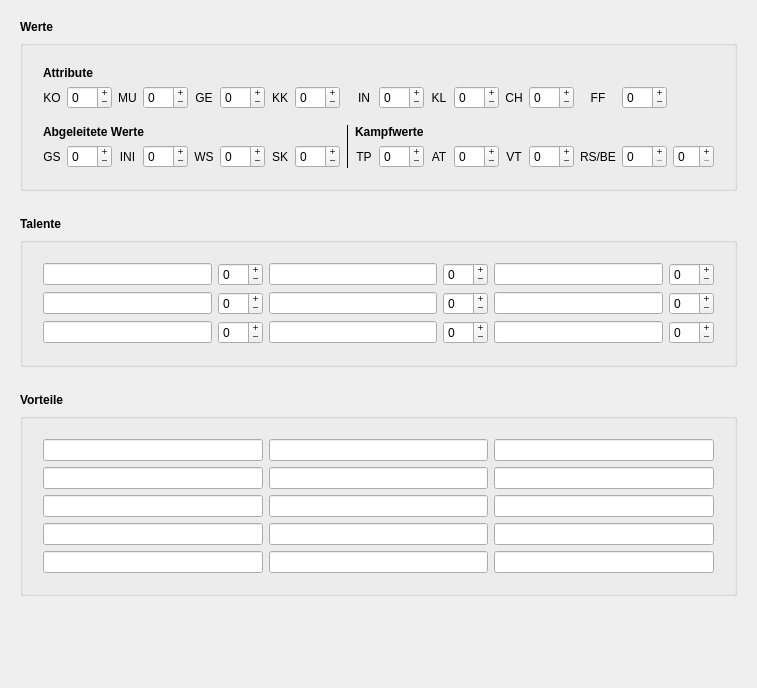
          <widget class="QWidget" name="scrollAreaWidgetContents">
           <property name="geometry">
            <rect>
             <x>0</x>
             <y>0</y>
             <width>757</width>
             <height>688</height>
            </rect>
           </property>
           <layout class="QGridLayout" name="gridLayout_3">
            <property name="leftMargin">
             <number>20</number>
            </property>
            <property name="topMargin">
             <number>20</number>
            </property>
            <property name="rightMargin">
             <number>20</number>
            </property>
            <property name="bottomMargin">
             <number>20</number>
            </property>
            <item row="11" column="0">
             <widget class="QLabel" name="label_23">
              <property name="font">
               <font>
                <bold>true</bold>
               </font>
              </property>
              <property name="text">
               <string>Vorteile</string>
              </property>
              <property name="class" stdset="0">
               <string>h2</string>
              </property>
             </widget>
            </item>
            <item row="10" column="0">
             <spacer name="verticalSpacer_7">
              <property name="orientation">
               <enum>Qt::Orientation::Vertical</enum>
              </property>
              <property name="sizeType">
               <enum>QSizePolicy::Policy::Fixed</enum>
              </property>
              <property name="sizeHint" stdset="0">
               <size>
                <width>20</width>
                <height>20</height>
               </size>
              </property>
             </spacer>
            </item>
            <item row="5" column="0">
             <widget class="QLabel" name="label_3">
              <property name="font">
               <font>
                <bold>true</bold>
               </font>
              </property>
              <property name="text">
               <string>Werte</string>
              </property>
              <property name="class" stdset="0">
               <string>h2</string>
              </property>
             </widget>
            </item>
            <item row="6" column="0" colspan="2">
             <widget class="QGroupBox" name="groupBox_4">
              <property name="title">
               <string/>
              </property>
              <layout class="QGridLayout" name="gridLayout_5">
               <property name="leftMargin">
                <number>20</number>
               </property>
               <property name="topMargin">
                <number>20</number>
               </property>
               <property name="rightMargin">
                <number>20</number>
               </property>
               <property name="bottomMargin">
                <number>20</number>
               </property>
               <item row="1" column="9">
                <widget class="QLabel" name="label_6">
                 <property name="text">
                  <string>IN</string>
                 </property>
                 <property name="alignment">
                  <set>Qt::AlignmentFlag::AlignCenter</set>
                 </property>
                </widget>
               </item>
               <item row="1" column="3">
                <widget class="QSpinBox" name="sbMU">
                 <property name="maximumSize">
                  <size>
                   <width>50</width>
                   <height>16777215</height>
                  </size>
                 </property>
                 <property name="buttonSymbols">
                  <enum>QAbstractSpinBox::ButtonSymbols::PlusMinus</enum>
                 </property>
                 <property name="minimum">
                  <number>-99</number>
                 </property>
                </widget>
               </item>
               <item row="4" column="2">
                <widget class="QLabel" name="label_25">
                 <property name="text">
                  <string>INI</string>
                 </property>
                 <property name="alignment">
                  <set>Qt::AlignmentFlag::AlignCenter</set>
                 </property>
                </widget>
               </item>
               <item row="4" column="16">
                <widget class="QSpinBox" name="sbRS">
                 <property name="maximumSize">
                  <size>
                   <width>50</width>
                   <height>16777215</height>
                  </size>
                 </property>
                 <property name="buttonSymbols">
                  <enum>QAbstractSpinBox::ButtonSymbols::PlusMinus</enum>
                 </property>
                 <property name="minimum">
                  <number>0</number>
                 </property>
                 <property name="maximum">
                  <number>99</number>
                 </property>
                </widget>
               </item>
               <item row="4" column="13">
                <widget class="QLabel" name="label_19">
                 <property name="text">
                  <string>VT</string>
                 </property>
                 <property name="alignment">
                  <set>Qt::AlignmentFlag::AlignCenter</set>
                 </property>
                </widget>
               </item>
               <item row="4" column="5">
                <widget class="QSpinBox" name="sbWS">
                 <property name="buttonSymbols">
                  <enum>QAbstractSpinBox::ButtonSymbols::PlusMinus</enum>
                 </property>
                 <property name="minimum">
                  <number>-99</number>
                 </property>
                </widget>
               </item>
               <item row="1" column="16">
                <widget class="QSpinBox" name="sbFF">
                 <property name="maximumSize">
                  <size>
                   <width>50</width>
                   <height>16777215</height>
                  </size>
                 </property>
                 <property name="buttonSymbols">
                  <enum>QAbstractSpinBox::ButtonSymbols::PlusMinus</enum>
                 </property>
                 <property name="minimum">
                  <number>-99</number>
                 </property>
                </widget>
               </item>
               <item row="1" column="1">
                <widget class="QSpinBox" name="sbKO">
                 <property name="minimumSize">
                  <size>
                   <width>0</width>
                   <height>0</height>
                  </size>
                 </property>
                 <property name="maximumSize">
                  <size>
                   <width>50</width>
                   <height>16777215</height>
                  </size>
                 </property>
                 <property name="buttonSymbols">
                  <enum>QAbstractSpinBox::ButtonSymbols::PlusMinus</enum>
                 </property>
                 <property name="minimum">
                  <number>-99</number>
                 </property>
                </widget>
               </item>
               <item row="1" column="5">
                <widget class="QSpinBox" name="sbGE">
                 <property name="maximumSize">
                  <size>
                   <width>50</width>
                   <height>16777215</height>
                  </size>
                 </property>
                 <property name="buttonSymbols">
                  <enum>QAbstractSpinBox::ButtonSymbols::PlusMinus</enum>
                 </property>
                 <property name="minimum">
                  <number>-99</number>
                 </property>
                </widget>
               </item>
               <item row="4" column="17">
                <widget class="QSpinBox" name="sbBE">
                 <property name="buttonSymbols">
                  <enum>QAbstractSpinBox::ButtonSymbols::PlusMinus</enum>
                 </property>
                </widget>
               </item>
               <item row="1" column="7">
                <widget class="QSpinBox" name="sbKK">
                 <property name="maximumSize">
                  <size>
                   <width>50</width>
                   <height>16777215</height>
                  </size>
                 </property>
                 <property name="buttonSymbols">
                  <enum>QAbstractSpinBox::ButtonSymbols::PlusMinus</enum>
                 </property>
                 <property name="minimum">
                  <number>-99</number>
                 </property>
                </widget>
               </item>
               <item row="1" column="12">
                <widget class="QSpinBox" name="sbKL">
                 <property name="maximumSize">
                  <size>
                   <width>50</width>
                   <height>16777215</height>
                  </size>
                 </property>
                 <property name="buttonSymbols">
                  <enum>QAbstractSpinBox::ButtonSymbols::PlusMinus</enum>
                 </property>
                 <property name="minimum">
                  <number>-99</number>
                 </property>
                </widget>
               </item>
               <item row="2" column="1">
                <spacer name="verticalSpacer_8">
                 <property name="orientation">
                  <enum>Qt::Orientation::Vertical</enum>
                 </property>
                 <property name="sizeType">
                  <enum>QSizePolicy::Policy::Fixed</enum>
                 </property>
                 <property name="sizeHint" stdset="0">
                  <size>
                   <width>20</width>
                   <height>10</height>
                  </size>
                 </property>
                </spacer>
               </item>
               <item row="1" column="11">
                <widget class="QLabel" name="label_12">
                 <property name="text">
                  <string>KL</string>
                 </property>
                 <property name="alignment">
                  <set>Qt::AlignmentFlag::AlignCenter</set>
                 </property>
                </widget>
               </item>
               <item row="1" column="2">
                <widget class="QLabel" name="label_8">
                 <property name="text">
                  <string>MU</string>
                 </property>
                 <property name="alignment">
                  <set>Qt::AlignmentFlag::AlignCenter</set>
                 </property>
                </widget>
               </item>
               <item row="3" column="9" colspan="9">
                <widget class="QLabel" name="label_40">
                 <property name="font">
                  <font>
                   <bold>true</bold>
                  </font>
                 </property>
                 <property name="text">
                  <string>Kampfwerte</string>
                 </property>
                 <property name="class" stdset="0">
                  <string>h4</string>
                 </property>
                </widget>
               </item>
               <item row="4" column="14">
                <widget class="QSpinBox" name="sbVT">
                 <property name="buttonSymbols">
                  <enum>QAbstractSpinBox::ButtonSymbols::PlusMinus</enum>
                 </property>
                 <property name="minimum">
                  <number>-99</number>
                 </property>
                </widget>
               </item>
               <item row="4" column="6">
                <widget class="QLabel" name="label_27">
                 <property name="text">
                  <string>SK</string>
                 </property>
                 <property name="alignment">
                  <set>Qt::AlignmentFlag::AlignCenter</set>
                 </property>
                </widget>
               </item>
               <item row="1" column="0">
                <widget class="QLabel" name="label_5">
                 <property name="text">
                  <string>KO</string>
                 </property>
                 <property name="alignment">
                  <set>Qt::AlignmentFlag::AlignCenter</set>
                 </property>
                </widget>
               </item>
               <item row="4" column="11">
                <widget class="QLabel" name="label_16">
                 <property name="text">
                  <string>AT</string>
                 </property>
                 <property name="alignment">
                  <set>Qt::AlignmentFlag::AlignCenter</set>
                 </property>
                </widget>
               </item>
               <item row="0" column="0" colspan="17">
                <widget class="QLabel" name="label_41">
                 <property name="font">
                  <font>
                   <bold>true</bold>
                  </font>
                 </property>
                 <property name="text">
                  <string>Attribute</string>
                 </property>
                 <property name="class" stdset="0">
                  <string>h4</string>
                 </property>
                </widget>
               </item>
               <item row="4" column="12">
                <widget class="QSpinBox" name="sbAT">
                 <property name="maximumSize">
                  <size>
                   <width>50</width>
                   <height>16777215</height>
                  </size>
                 </property>
                 <property name="buttonSymbols">
                  <enum>QAbstractSpinBox::ButtonSymbols::PlusMinus</enum>
                 </property>
                 <property name="minimum">
                  <number>-99</number>
                 </property>
                </widget>
               </item>
               <item row="4" column="15">
                <widget class="QLabel" name="label_15">
                 <property name="text">
                  <string>RS/BE</string>
                 </property>
                 <property name="alignment">
                  <set>Qt::AlignmentFlag::AlignCenter</set>
                 </property>
                </widget>
               </item>
               <item row="1" column="14">
                <widget class="QSpinBox" name="sbCH">
                 <property name="maximumSize">
                  <size>
                   <width>50</width>
                   <height>16777215</height>
                  </size>
                 </property>
                 <property name="buttonSymbols">
                  <enum>QAbstractSpinBox::ButtonSymbols::PlusMinus</enum>
                 </property>
                 <property name="minimum">
                  <number>-99</number>
                 </property>
                </widget>
               </item>
               <item row="1" column="15">
                <widget class="QLabel" name="label_9">
                 <property name="text">
                  <string>FF</string>
                 </property>
                 <property name="alignment">
                  <set>Qt::AlignmentFlag::AlignCenter</set>
                 </property>
                </widget>
               </item>
               <item row="1" column="6">
                <widget class="QLabel" name="label_11">
                 <property name="text">
                  <string>KK</string>
                 </property>
                 <property name="alignment">
                  <set>Qt::AlignmentFlag::AlignCenter</set>
                 </property>
                </widget>
               </item>
               <item row="1" column="4">
                <widget class="QLabel" name="label_10">
                 <property name="text">
                  <string>GE</string>
                 </property>
                 <property name="alignment">
                  <set>Qt::AlignmentFlag::AlignCenter</set>
                 </property>
                </widget>
               </item>
               <item row="4" column="0">
                <widget class="QLabel" name="label_13">
                 <property name="text">
                  <string>GS</string>
                 </property>
                 <property name="alignment">
                  <set>Qt::AlignmentFlag::AlignCenter</set>
                 </property>
                </widget>
               </item>
               <item row="4" column="9">
                <widget class="QLabel" name="label_24">
                 <property name="text">
                  <string>TP</string>
                 </property>
                 <property name="alignment">
                  <set>Qt::AlignmentFlag::AlignCenter</set>
                 </property>
                </widget>
               </item>
               <item row="1" column="13">
                <widget class="QLabel" name="label_7">
                 <property name="text">
                  <string>CH</string>
                 </property>
                 <property name="alignment">
                  <set>Qt::AlignmentFlag::AlignCenter</set>
                 </property>
                </widget>
               </item>
               <item row="4" column="10">
                <widget class="QSpinBox" name="sbTP">
                 <property name="buttonSymbols">
                  <enum>QAbstractSpinBox::ButtonSymbols::PlusMinus</enum>
                 </property>
                 <property name="minimum">
                  <number>-99</number>
                 </property>
                </widget>
               </item>
               <item row="4" column="1">
                <widget class="QSpinBox" name="sbGS">
                 <property name="maximumSize">
                  <size>
                   <width>50</width>
                   <height>16777215</height>
                  </size>
                 </property>
                 <property name="buttonSymbols">
                  <enum>QAbstractSpinBox::ButtonSymbols::PlusMinus</enum>
                 </property>
                 <property name="minimum">
                  <number>-99</number>
                 </property>
                </widget>
               </item>
               <item row="4" column="4">
                <widget class="QLabel" name="label_26">
                 <property name="text">
                  <string>WS</string>
                 </property>
                 <property name="alignment">
                  <set>Qt::AlignmentFlag::AlignCenter</set>
                 </property>
                </widget>
               </item>
               <item row="1" column="10">
                <widget class="QSpinBox" name="sbIN">
                 <property name="maximumSize">
                  <size>
                   <width>50</width>
                   <height>16777215</height>
                  </size>
                 </property>
                 <property name="buttonSymbols">
                  <enum>QAbstractSpinBox::ButtonSymbols::PlusMinus</enum>
                 </property>
                 <property name="minimum">
                  <number>-99</number>
                 </property>
                </widget>
               </item>
               <item row="4" column="7">
                <widget class="QSpinBox" name="sbSK">
                 <property name="buttonSymbols">
                  <enum>QAbstractSpinBox::ButtonSymbols::PlusMinus</enum>
                 </property>
                 <property name="minimum">
                  <number>-99</number>
                 </property>
                </widget>
               </item>
               <item row="3" column="0" colspan="8">
                <widget class="QLabel" name="label_38">
                 <property name="font">
                  <font>
                   <bold>true</bold>
                  </font>
                 </property>
                 <property name="text">
                  <string>Abgeleitete Werte</string>
                 </property>
                 <property name="class" stdset="0">
                  <string>h4</string>
                 </property>
                </widget>
               </item>
               <item row="4" column="3">
                <widget class="QSpinBox" name="sbINI">
                 <property name="buttonSymbols">
                  <enum>QAbstractSpinBox::ButtonSymbols::PlusMinus</enum>
                 </property>
                 <property name="minimum">
                  <number>-99</number>
                 </property>
                </widget>
               </item>
               <item row="3" column="8" rowspan="2">
                <widget class="Line" name="line">
                 <property name="frameShadow">
                  <enum>QFrame::Shadow::Plain</enum>
                 </property>
                 <property name="orientation">
                  <enum>Qt::Orientation::Vertical</enum>
                 </property>
                </widget>
               </item>
              </layout>
             </widget>
            </item>
            <item row="7" column="0">
             <spacer name="verticalSpacer_6">
              <property name="orientation">
               <enum>Qt::Orientation::Vertical</enum>
              </property>
              <property name="sizeType">
               <enum>QSizePolicy::Policy::Fixed</enum>
              </property>
              <property name="sizeHint" stdset="0">
               <size>
                <width>20</width>
                <height>20</height>
               </size>
              </property>
             </spacer>
            </item>
            <item row="8" column="0">
             <widget class="QLabel" name="label_4">
              <property name="font">
               <font>
                <bold>true</bold>
               </font>
              </property>
              <property name="text">
               <string>Talente</string>
              </property>
              <property name="class" stdset="0">
               <string>h2</string>
              </property>
             </widget>
            </item>
            <item row="13" column="0">
             <spacer name="verticalSpacer_2">
              <property name="orientation">
               <enum>Qt::Orientation::Vertical</enum>
              </property>
              <property name="sizeHint" stdset="0">
               <size>
                <width>20</width>
                <height>0</height>
               </size>
              </property>
             </spacer>
            </item>
            <item row="12" column="0" colspan="2">
             <widget class="QGroupBox" name="groupBox_7">
              <property name="title">
               <string/>
              </property>
              <layout class="QGridLayout" name="gridLayout_2">
               <property name="leftMargin">
                <number>20</number>
               </property>
               <property name="topMargin">
                <number>20</number>
               </property>
               <property name="rightMargin">
                <number>20</number>
               </property>
               <property name="bottomMargin">
                <number>20</number>
               </property>
               <item row="1" column="1">
                <widget class="QLineEdit" name="leVorteil7"/>
               </item>
               <item row="2" column="0">
                <widget class="QLineEdit" name="leVorteil3"/>
               </item>
               <item row="0" column="0">
                <widget class="QLineEdit" name="leVorteil1"/>
               </item>
               <item row="3" column="2">
                <widget class="QLineEdit" name="leVorteil14"/>
               </item>
               <item row="1" column="0">
                <widget class="QLineEdit" name="leVorteil2"/>
               </item>
               <item row="3" column="1">
                <widget class="QLineEdit" name="leVorteil9"/>
               </item>
               <item row="1" column="2">
                <widget class="QLineEdit" name="leVorteil12"/>
               </item>
               <item row="2" column="2">
                <widget class="QLineEdit" name="leVorteil13"/>
               </item>
               <item row="2" column="1">
                <widget class="QLineEdit" name="leVorteil8"/>
               </item>
               <item row="4" column="2">
                <widget class="QLineEdit" name="leVorteil15"/>
               </item>
               <item row="3" column="0">
                <widget class="QLineEdit" name="leVorteil4"/>
               </item>
               <item row="4" column="0">
                <widget class="QLineEdit" name="leVorteil5"/>
               </item>
               <item row="4" column="1">
                <widget class="QLineEdit" name="leVorteil10"/>
               </item>
               <item row="0" column="2">
                <widget class="QLineEdit" name="leVorteil11"/>
               </item>
               <item row="0" column="1">
                <widget class="QLineEdit" name="leVorteil6"/>
               </item>
              </layout>
             </widget>
            </item>
            <item row="9" column="0" colspan="2">
             <widget class="QGroupBox" name="groupBox_6">
              <property name="title">
               <string/>
              </property>
              <layout class="QGridLayout" name="gridLayout">
               <property name="leftMargin">
                <number>20</number>
               </property>
               <property name="topMargin">
                <number>20</number>
               </property>
               <property name="rightMargin">
                <number>20</number>
               </property>
               <property name="bottomMargin">
                <number>20</number>
               </property>
               <item row="1" column="1">
                <widget class="QSpinBox" name="sbTalent2">
                 <property name="buttonSymbols">
                  <enum>QAbstractSpinBox::ButtonSymbols::PlusMinus</enum>
                 </property>
                 <property name="minimum">
                  <number>-99</number>
                 </property>
                </widget>
               </item>
               <item row="2" column="1">
                <widget class="QSpinBox" name="sbTalent3">
                 <property name="buttonSymbols">
                  <enum>QAbstractSpinBox::ButtonSymbols::PlusMinus</enum>
                 </property>
                 <property name="minimum">
                  <number>-99</number>
                 </property>
                </widget>
               </item>
               <item row="2" column="0">
                <widget class="QLineEdit" name="leTalent3"/>
               </item>
               <item row="0" column="0">
                <widget class="QLineEdit" name="leTalent1"/>
               </item>
               <item row="0" column="1">
                <widget class="QSpinBox" name="sbTalent1">
                 <property name="buttonSymbols">
                  <enum>QAbstractSpinBox::ButtonSymbols::PlusMinus</enum>
                 </property>
                 <property name="minimum">
                  <number>-99</number>
                 </property>
                </widget>
               </item>
               <item row="0" column="2">
                <widget class="QLineEdit" name="leTalent4"/>
               </item>
               <item row="1" column="0">
                <widget class="QLineEdit" name="leTalent2"/>
               </item>
               <item row="0" column="3">
                <widget class="QSpinBox" name="sbTalent4">
                 <property name="buttonSymbols">
                  <enum>QAbstractSpinBox::ButtonSymbols::PlusMinus</enum>
                 </property>
                 <property name="minimum">
                  <number>-99</number>
                 </property>
                </widget>
               </item>
               <item row="1" column="2">
                <widget class="QLineEdit" name="leTalent5"/>
               </item>
               <item row="1" column="3">
                <widget class="QSpinBox" name="sbTalent5">
                 <property name="buttonSymbols">
                  <enum>QAbstractSpinBox::ButtonSymbols::PlusMinus</enum>
                 </property>
                 <property name="minimum">
                  <number>-99</number>
                 </property>
                </widget>
               </item>
               <item row="2" column="2">
                <widget class="QLineEdit" name="leTalent6"/>
               </item>
               <item row="2" column="3">
                <widget class="QSpinBox" name="sbTalent6">
                 <property name="buttonSymbols">
                  <enum>QAbstractSpinBox::ButtonSymbols::PlusMinus</enum>
                 </property>
                 <property name="minimum">
                  <number>-99</number>
                 </property>
                </widget>
               </item>
               <item row="0" column="4">
                <widget class="QLineEdit" name="leTalent7"/>
               </item>
               <item row="0" column="5">
                <widget class="QSpinBox" name="sbTalent7">
                 <property name="buttonSymbols">
                  <enum>QAbstractSpinBox::ButtonSymbols::PlusMinus</enum>
                 </property>
                 <property name="minimum">
                  <number>-99</number>
                 </property>
                </widget>
               </item>
               <item row="1" column="4">
                <widget class="QLineEdit" name="leTalent8"/>
               </item>
               <item row="1" column="5">
                <widget class="QSpinBox" name="sbTalent8">
                 <property name="buttonSymbols">
                  <enum>QAbstractSpinBox::ButtonSymbols::PlusMinus</enum>
                 </property>
                 <property name="minimum">
                  <number>-99</number>
                 </property>
                </widget>
               </item>
               <item row="2" column="4">
                <widget class="QLineEdit" name="leTalent9"/>
               </item>
               <item row="2" column="5">
                <widget class="QSpinBox" name="sbTalent9">
                 <property name="buttonSymbols">
                  <enum>QAbstractSpinBox::ButtonSymbols::PlusMinus</enum>
                 </property>
                 <property name="minimum">
                  <number>-99</number>
                 </property>
                </widget>
               </item>
              </layout>
             </widget>
            </item>
           </layout>
          </widget>
